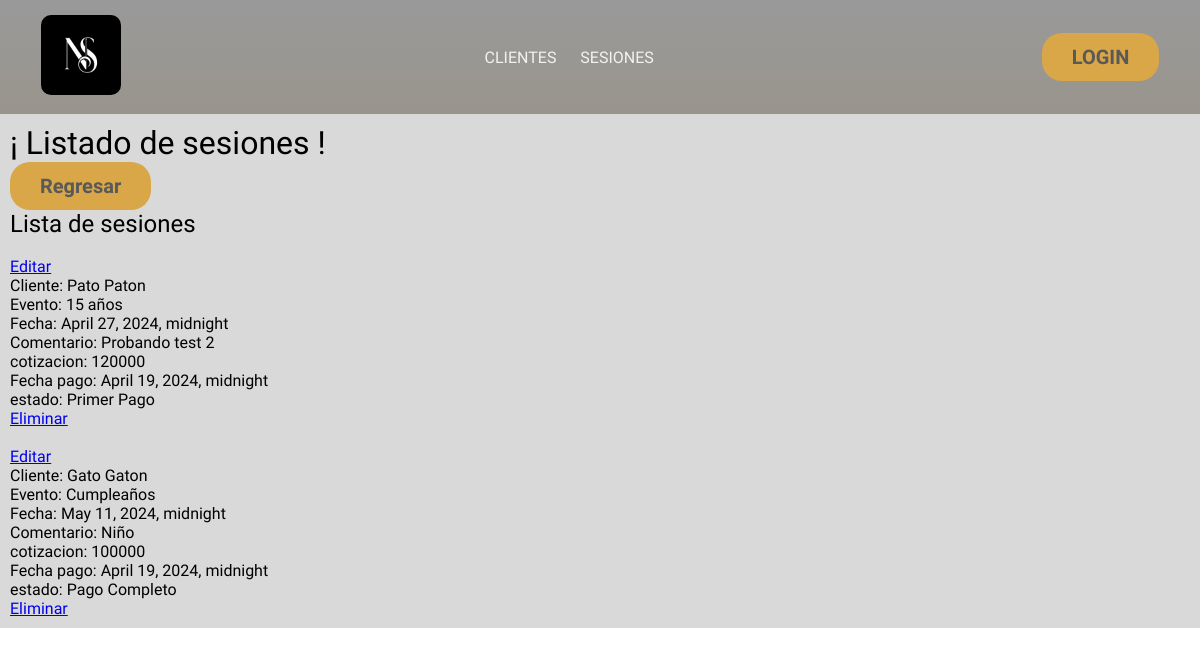
The page /formulario/lista_sesiones/ on the database its author committed.
### formulario/models.py (models this page shows)
class Sesion(models.Model):
  ses_date        = models.DateTimeField(verbose_name='Fecha del evento')
  ses_comment     = models.TextField(verbose_name='Comentarios')
  cotizacion      = models.IntegerField(verbose_name='Cotizacion')
  pay_date        = models.DateTimeField(verbose_name='Fecha de pago')
  usuario         = models.ForeignKey(Usuario, on_delete=models.CASCADE,verbose_name='Cliente')
  event_type      = models.ForeignKey(Event_type, on_delete=models.CASCADE,verbose_name='Tipo de evento')
  pay_status      = models.ForeignKey(Status, on_delete=models.CASCADE,verbose_name='Estado de pago')

class Usuario(models.Model):
  user_doc        = models.IntegerField(verbose_name='Numero de documento')
  user_name       = models.CharField(max_length=40, blank= False, null= False,verbose_name= 'Nombre')
  user_email      = models.EmailField(verbose_name='Correo electronico')
  user_phone      = models.IntegerField(verbose_name='Numero de teléfono')
  fecha_registro  = models.DateTimeField (verbose_name='Fecha de registro',auto_now_add=True)
  def __str__(self):
    return self.user_name

class Event_type(models.Model):
  type      = models.CharField(max_length=30, null=False, blank=False,verbose_name='Nuevo evento')
  def __str__(self):
    return self.type

class Status(models.Model):
  nombre    = models.CharField(max_length=30, null=False, blank=False,verbose_name='Nuevo estado de pago')
  def __str__(self):
    return self.nombre

### formulario/views.py (the view)
# urls.py: path('lista_sesiones/',         views.sesiones_list,  name="lista_sesiones"),
def sesiones_list(request):
  lista_sesiones = Sesion.objects.all()
  return render(request, '1.administrador/lista_sesiones.html', {
    'lista_sesiones': lista_sesiones
  })

### templates/1.administrador/lista_sesiones.html (shortened to what this page needs)
{% extends "layouts/app.html" %}
{% block content %}
<h1>¡ Listado de sesiones !</h1>
{% endblock content %}
{% block registrar %}
<form action="{% url "admin_sesiones" %}">
  <button type="submit"> Regresar </button>
</form>
<h2> Lista de sesiones </h2>
<ul>
  {% for sesion in lista_sesiones %}
  <li>
    <br>
    <a href="{% url "editar_sesion" sesion.id %}"> Editar </a>
    <p>
      Cliente:    {{sesion.usuario}}<br>
      Evento:     {{sesion.event_type}}<br>
      Fecha:      {{sesion.ses_date}}<br>
      Comentario: {{sesion.ses_comment}}<br>
      cotizacion: {{sesion.cotizacion}}<br>
      Fecha pago: {{sesion.pay_date}}<br>
      estado:     {{sesion.pay_status}}<br>
    </p>
    <a href="{% url "delete_sesion" sesion.id %}"> Eliminar </a>
  </li>
  {% endfor %}
</ul>
{% endblock registrar %}

### static/styles.css (style rules this page uses)
* { margin: 0; padding: 0; font-family: "Courgette"; font-weight: 400; font-style: normal; box-sizing: border-box; }
body { background-image: linear-gradient(rgba(0, 0, 0, 0.058),rgba(232, 160, 6, 0.914)),url(images/fondo2.jpg); background-position: center 20% ; background-repeat: no-repeat; background-size: 100%; }
button { border: none; padding: 10px; background-color: #D9A648; padding: 12px 30px; border-radius: 20px; font-size: 20px; font-weight: bold; color: #595959; }

### rows shown on the page
Sesion: usuario "Pato Paton", event_type "15 años", ses_date "April 27, 2024, midnight", ses_comment "Probando test 2", cotizacion "120000", pay_date "April 19, 2024, midnight", pay_status "Primer Pago"
Sesion: usuario "Gato Gaton", event_type "Cumpleaños", ses_date "May 11, 2024, midnight", ses_comment "Niño", cotizacion "100000", pay_date "April 19, 2024, midnight", pay_status "Pago Completo"
